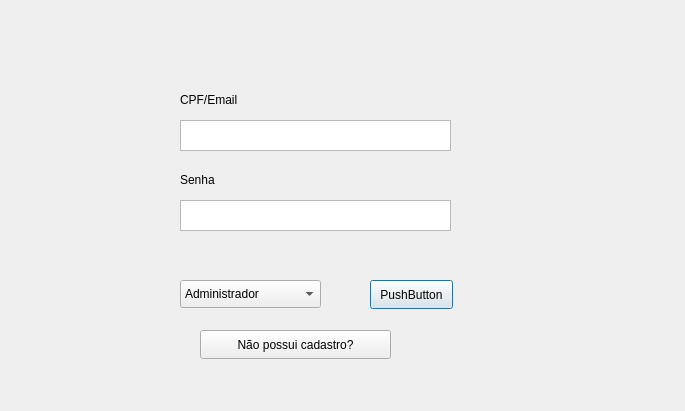
<?xml version="1.0" encoding="UTF-8"?>
<ui version="4.0">
 <class>TelaLogin</class>
 <widget class="QDialog" name="TelaLogin">
  <property name="geometry">
   <rect>
    <x>0</x>
    <y>0</y>
    <width>685</width>
    <height>411</height>
   </rect>
  </property>
  <property name="windowTitle">
   <string>Dialog</string>
  </property>
  <widget class="QTextEdit" name="textEdit">
   <property name="geometry">
    <rect>
     <x>180</x>
     <y>120</y>
     <width>271</width>
     <height>31</height>
    </rect>
   </property>
  </widget>
  <widget class="QTextEdit" name="textEdit_2">
   <property name="geometry">
    <rect>
     <x>180</x>
     <y>200</y>
     <width>271</width>
     <height>31</height>
    </rect>
   </property>
  </widget>
  <widget class="QComboBox" name="comboBox">
   <property name="geometry">
    <rect>
     <x>180</x>
     <y>280</y>
     <width>141</width>
     <height>28</height>
    </rect>
   </property>
   <item>
    <property name="text">
     <string>Administrador</string>
    </property>
   </item>
   <item>
    <property name="text">
     <string>Secretário</string>
    </property>
   </item>
   <item>
    <property name="text">
     <string>Médico</string>
    </property>
   </item>
  </widget>
  <widget class="QPushButton" name="pushButton">
   <property name="geometry">
    <rect>
     <x>370</x>
     <y>280</y>
     <width>83</width>
     <height>29</height>
    </rect>
   </property>
   <property name="text">
    <string>PushButton</string>
   </property>
  </widget>
  <widget class="QLabel" name="label">
   <property name="geometry">
    <rect>
     <x>180</x>
     <y>90</y>
     <width>81</width>
     <height>20</height>
    </rect>
   </property>
   <property name="text">
    <string>CPF/Email</string>
   </property>
  </widget>
  <widget class="QLabel" name="label_2">
   <property name="geometry">
    <rect>
     <x>180</x>
     <y>170</y>
     <width>81</width>
     <height>20</height>
    </rect>
   </property>
   <property name="text">
    <string>Senha</string>
   </property>
  </widget>
  <widget class="QPushButton" name="pushButton_2">
   <property name="geometry">
    <rect>
     <x>200</x>
     <y>330</y>
     <width>191</width>
     <height>29</height>
    </rect>
   </property>
   <property name="text">
    <string>Não possui cadastro?</string>
   </property>
  </widget>
 </widget>
 <resources/>
 <connections/>
</ui>
